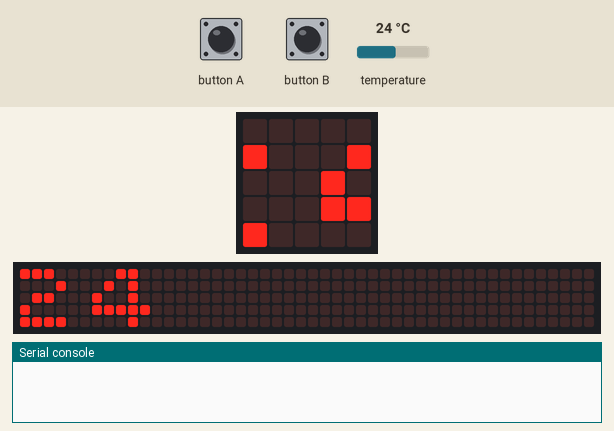
A program run on a simulated BBC micro:bit (MakeCode). Shown: the board's 5×5 LED display, a strip that is not on the board, showing the scrolling text unrolled, the last lines printed to the serial console. The inputs (shaded band) are chosen by the test bench; at power-on: temperature 24 °C. The 48×5 strip is a reading aid, not a part: it shows the text the display is scrolling, unrolled, one strip-width of it at a time.

Above: at 1.27 s.
1.3 s: button B pressed for 0.15 s
2.0 s: button A pressed for 0.15 s
2.7 s: temperature set to 12 °C
At 3.97 s:
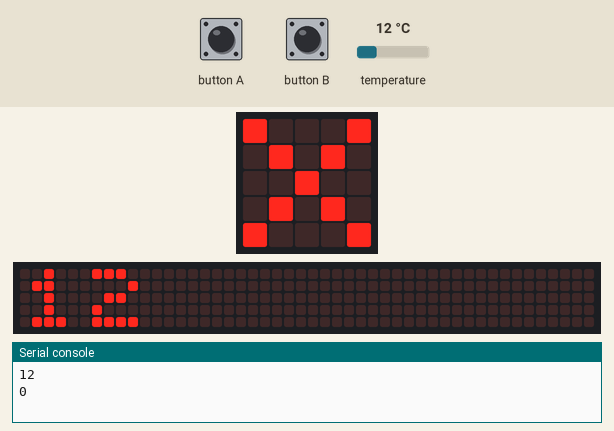
At 7.4 s:
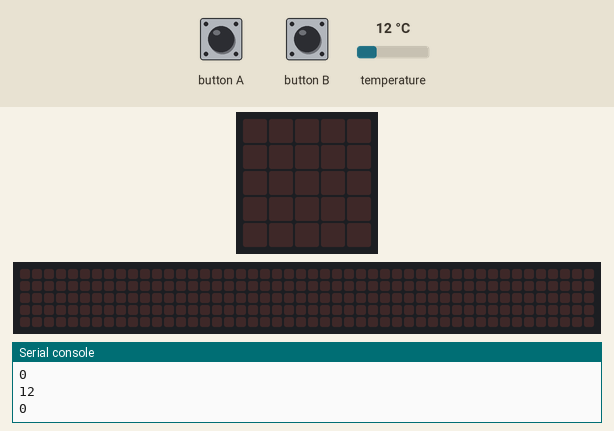
8.1 s: button B pressed for 0.15 s
8.8 s: temperature set to 19 °C
At 11.41 s:
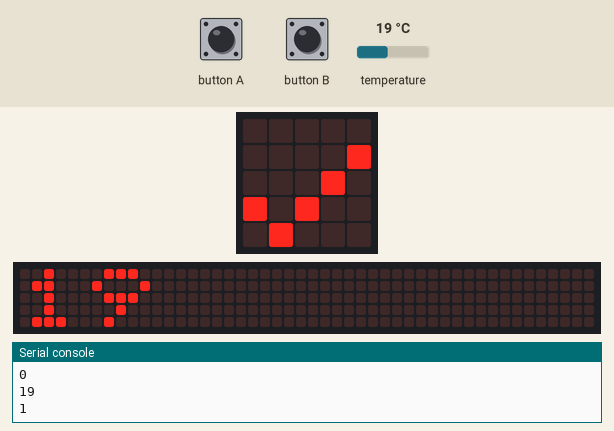
12.8 s: button A pressed for 0.15 s
At 14.27 s:
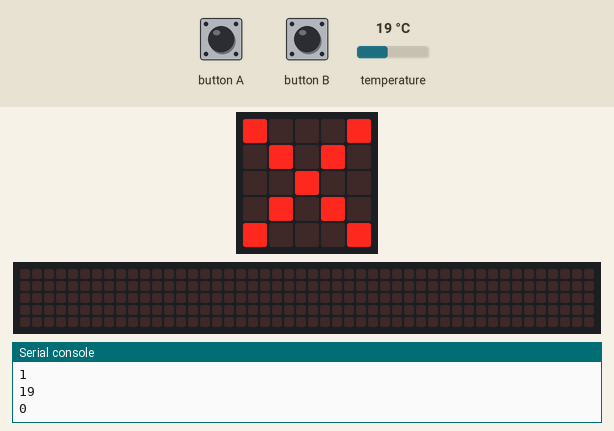
Timing chart, 0 to 14.5 s (numbered marks = the images above; inputs shaded):
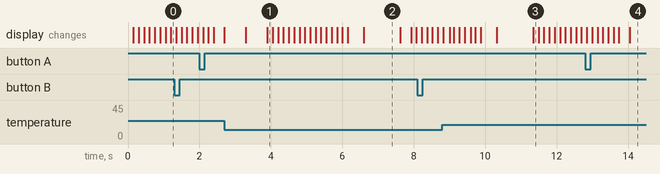

The program:

3A_Microbit_Send_Variable_and_Switch.py
```python
def on_button_pressed_a():
    global switch_position
    switch_position = 0
    basic.show_icon(IconNames.NO)
input.on_button_pressed(Button.A, on_button_pressed_a)

def on_button_pressed_b():
    global switch_position
    switch_position = 1
    basic.show_icon(IconNames.YES)
input.on_button_pressed(Button.B, on_button_pressed_b)

switch_position = 0
serial.redirect_to_usb()

def on_forever():
    basic.show_number(input.temperature())
    serial.write_line("" + str((input.temperature())))
    serial.write_line("" + str((switch_position)))
    basic.pause(1000)
basic.forever(on_forever)
```

Measured:
- after the input at 12.8 s, the display: first differs from a run without the input after 1.2 s (image 4)
- what the display in image 2 shows lasts 1.0 s, from 6.6 s to 7.6 s
